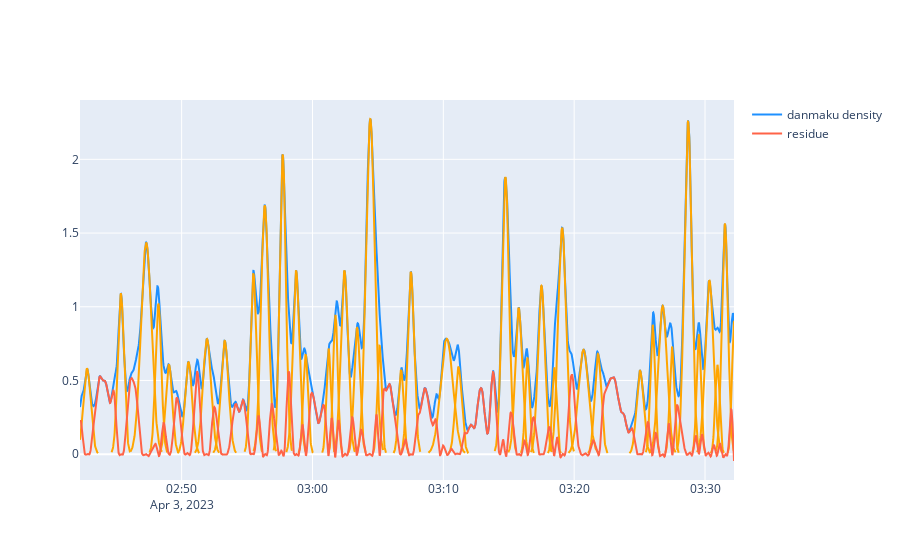

The notebook cell saved with this chart:
### Code cell
hotspots = get_hotspots(time, density, kernel_sigma=KERNEL_SIGMA, show_plot=True, show_progress=True)
print(f"Found {len(hotspots)} hotspots")
print(hotspots)
